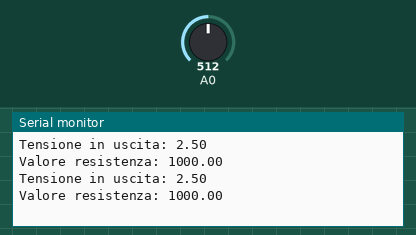
This sketch was run on a simulated Arduino Uno, built with avr-gcc and run on an emulated ATmega328P. Shown: the last lines printed to the serial monitor. Inputs (shaded band) come from the test bench; at power-on: A0 = 512.

Above: at 2.8 s.
2.9 s: A0 set to 0
At 4.8 s:
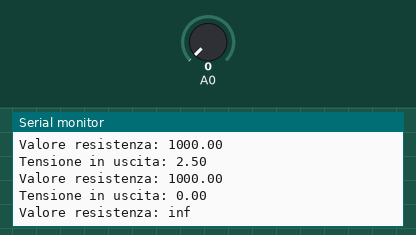
7.5 s: A0 set to 122
At 9.2 s:
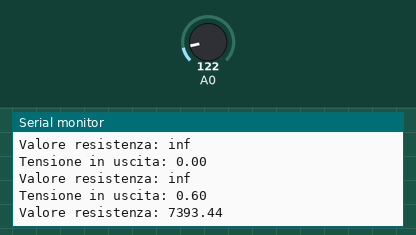
Timing chart, 0 to 10.7 s (numbered marks = the images above; inputs shaded):
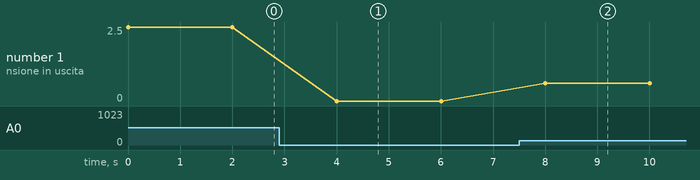

Measured:
- after the input at 2.9 s, the serial monitor: prints a new line after 1.1 s (image 1)
- after the input at 7.5 s, the serial monitor: prints a new line after 0.51 s (image 2)
- plotted number 1: 2.5 → 0 after the input at 2.9 s, 0 → 0.6 after the input at 7.5 s

The sketch:

ohm_meter.ino
```cpp
#include "adc.h"
#include <avr/io.h>
#include <avr/pgmspace.h>

int analogPin = 0;
int raw = 0;
int Vin = 5;
float Vout = 0;
float knownRes = 1000; // change this if another resistor is used
float unknownRes = 0;
float buffer = 0;

void setup() {
	Serial.begin(115200);
	adc_init();
}

void loop() {
	raw = adc_read(analogPin);
	buffer = raw * Vin;
	Vout = (buffer) / 1024.0;
	buffer = (Vin / Vout) - 1;
	unknownRes = knownRes * buffer;

	Serial.print("Tensione in uscita: ");
	Serial.println(Vout);
	Serial.print("Valore resistenza: ");
	Serial.println(unknownRes);

	delay(2000);
}
```
